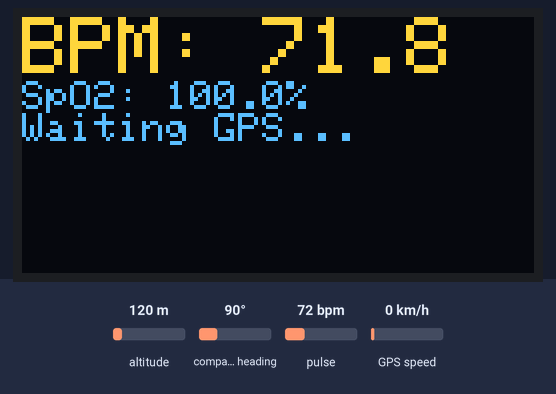
Simulated run of this sketch. Board: ESP8266 (NodeMCU). Shown: 128×64 one-colour display. The test bench sets the inputs (shaded band); at power-on: pulse 72 bpm, compass heading 90°, altitude 120 m, GPS speed 0 km/h. The OLED is the two-colour kind (top 16 rows yellow); WiFi joins after 1.5 s; servers stay silent unless stated; the GPS gets a fix after 3 s at 37.7749, -122.4194 with 8 satellites; what the sketch prints to the serial monitor is not drawn.

Above: at 4.0 s.
4.1 s: pulse set to 70 bpm
At 7.8 s:
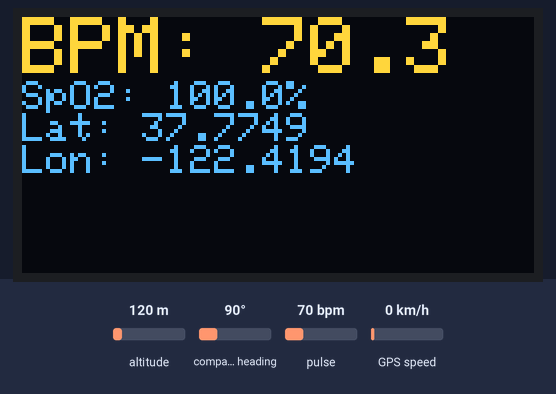
8.1 s: pulse set to 100 bpm
At 8.8 s:
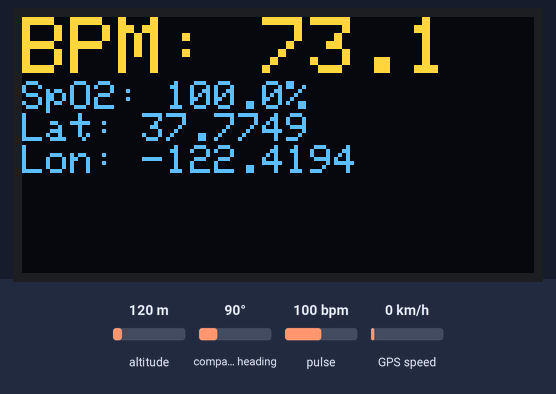
10.4 s: compass heading set to 180°
At 11.3 s:
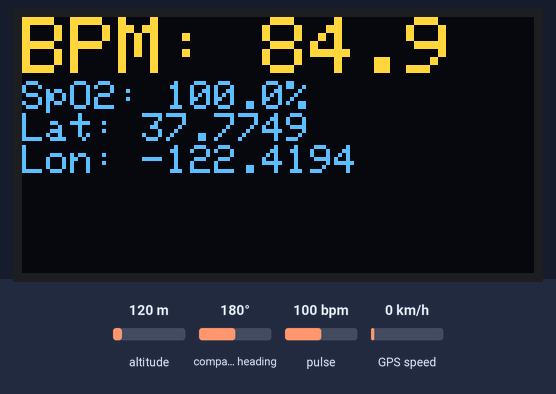
12.9 s: pulse set to 42 bpm
At 14.8 s:
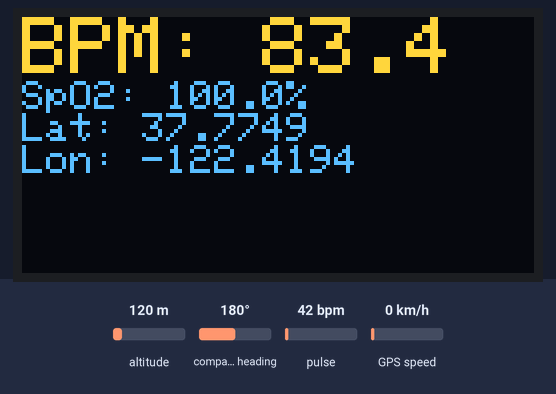
Timing chart, 0 to 16.3 s (numbered marks = the images above; inputs shaded):
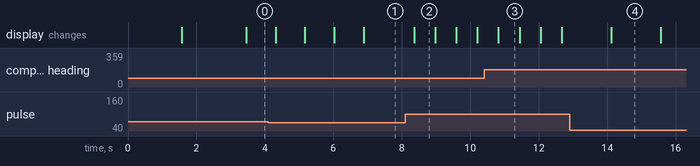

Measured:
- after the input at 4.1 s, the display: first changes after 0.21 s (image 1 shows a later state)
- after the input at 12.9 s, the display: changes after 1.2 s (image 4)
- what the display in image 2 shows lasts 0.6 s, from 8.4 s to 9.0 s

The sketch:

updated_code.ino
```cpp
#include <Wire.h>
#undef I2C_BUFFER_LENGTH  // tránh bị redefine
#include <MAX30105.h>
#include "heartRate.h"
#include <ESP8266WiFi.h>
#include "ThingSpeak.h"
#include <TinyGPSPlus.h>
#include <SoftwareSerial.h>
#include <Adafruit_GFX.h>
#include <Adafruit_SSD1306.h>

// ===== SSD1306 OLED =====
#define SCREEN_WIDTH 128
#define SCREEN_HEIGHT 64
#define OLED_RESET    -1
Adafruit_SSD1306 display(SCREEN_WIDTH, SCREEN_HEIGHT, &Wire, OLED_RESET);

// ===== WiFi & ThingSpeak =====
const char* ssid        = "Anh An 0103";
const char* password    = "0913524247";
const unsigned long channelID   = 2840798;
const char* writeAPIKey         = "WATQA4GV3ZR4KZIU";
const uint32_t UPLOAD_INTERVAL  = 15000;

// ===== GPS =====
static const uint32_t GPSBaud = 9600;
SoftwareSerial gpsSerial(D6 /*RX*/, D7 /*TX*/);
TinyGPSPlus gps;

// ===== Biến toàn cục =====
WiFiClient  client;
MAX30105    particleSensor;

const uint8_t IBI_SAMPLES = 8;
uint32_t      ibiTimes[IBI_SAMPLES];
uint8_t       ibiIndex     = 0;
bool          ibiFilled    = false;
uint32_t      lastBeatTime = 0;
float         beatsPerMinute = 0.0;
float         spO2Value      = 0.0;
float         latitude   = NAN;
float         longitude  = NAN;
uint32_t lastGpsMsg = 0;
const uint32_t GPS_MSG_INTERVAL = 5000;

void setup() {
  Serial.begin(115200);
  delay(10);
  Serial.println(F("ESP8266 + MAX30102 + GPS + OLED + ThingSpeak"));

  // 1) Kết nối WiFi
  WiFi.mode(WIFI_STA);
  WiFi.begin(ssid, password);
  Serial.print(F("Connecting to WiFi"));
  while (WiFi.status() != WL_CONNECTED) {
    delay(500);
    Serial.print(F("."));
  }
  Serial.println(F("\nWiFi connected"));

  // 2) ThingSpeak
  ThingSpeak.begin(client);

  // 3) MAX30102
  if (!particleSensor.begin(Wire, I2C_SPEED_FAST)) {
    Serial.println(F("ERROR: MAX30102 not found!"));
    while (1) delay(10);
  }
  particleSensor.setup();
  Serial.println(F("MAX30102 initialized"));

  // 4) GPS
  gpsSerial.begin(GPSBaud);
  Serial.println(F("GPS initialized"));

  // 5) SSD1306 OLED
  if (!display.begin(SSD1306_SWITCHCAPVCC, 0x3C)) {
    Serial.println(F("ERROR: SSD1306 not found!"));
    while (1);
  }
  display.clearDisplay();
  display.setTextSize(1);
  display.setTextColor(SSD1306_WHITE);
  display.setCursor(0, 0);
  display.println(F("OLED initialized"));
  display.display();
  delay(1000);
}

void loop() {
  // —— GPS ——
  while (gpsSerial.available()) gps.encode(gpsSerial.read());
  if (gps.location.isValid()) {
    latitude  = gps.location.lat();
    longitude = gps.location.lng();
  } else if (millis() - lastGpsMsg > GPS_MSG_INTERVAL) {
    lastGpsMsg = millis();
    Serial.println(F("Waiting for GPS lock..."));
  }

  // —— MAX30102: BPM & SpO2 ——
  long irValue = particleSensor.getIR();
  if (checkForBeat(irValue)) {
    uint32_t now = millis();
    uint32_t delta = now - lastBeatTime;
    lastBeatTime = now;

    if (delta > 250 && delta < 2000) {
      ibiTimes[ibiIndex] = delta;
      ibiIndex = (ibiIndex + 1) % IBI_SAMPLES;
      if (ibiIndex == 0) ibiFilled = true;

      uint32_t sum = 0;
      uint8_t count = ibiFilled ? IBI_SAMPLES : ibiIndex;
      for (uint8_t i = 0; i < count; i++) sum += ibiTimes[i];
      float avgIBI = float(sum) / float(count);
      beatsPerMinute = 60000.0 / avgIBI;

      int16_t redLED = particleSensor.getRed();
      spO2Value = 110.0 - 25.0 * (float(redLED) / float(irValue));
      spO2Value = constrain(spO2Value, 70.0, 100.0);

      // —— Serial Debug ——
      Serial.print(F("BPM=")); Serial.print(beatsPerMinute, 1);
      Serial.print(F("  SpO2=")); Serial.print(spO2Value, 1);
      if (!isnan(latitude) && !isnan(longitude)) {
        Serial.print(F("  Lat=")); Serial.print(latitude, 6);
        Serial.print(F("  Lon=")); Serial.println(longitude, 6);
      } else {
        Serial.println();
      }

      // —— OLED Display ——
      display.clearDisplay();
      display.setTextSize(2);
      display.setCursor(0, 0);
      display.print("BPM: ");
      display.println(beatsPerMinute, 1);
      display.setTextSize(1);
      display.print("SpO2: ");
      display.print(spO2Value, 1);
      display.println("%");

      if (!isnan(latitude) && !isnan(longitude)) {
        display.setTextSize(1);
        display.print("Lat: ");
        display.println(latitude, 4);
        display.print("Lon: ");
        display.println(longitude, 4);
      } else {
        display.println("Waiting GPS...");
      }
      display.display();
    }
  }

  // —— ThingSpeak ——
  static uint32_t lastUpload = 0;
  if (millis() - lastUpload >= UPLOAD_INTERVAL) {
    lastUpload = millis();
    ThingSpeak.setField(1, beatsPerMinute);
    ThingSpeak.setField(2, spO2Value);
    if (!isnan(latitude))  ThingSpeak.setField(3, latitude);
    if (!isnan(longitude)) ThingSpeak.setField(4, longitude);
    int httpCode = ThingSpeak.writeFields(channelID, writeAPIKey);
    if (httpCode == 200) {
      Serial.println(F("✔ ThingSpeak upload successful"));
    } else {
      Serial.print(F("✖ Upload failed, HTTP code="));
      Serial.println(httpCode);
    }
  }

  delay(10);
}
```
